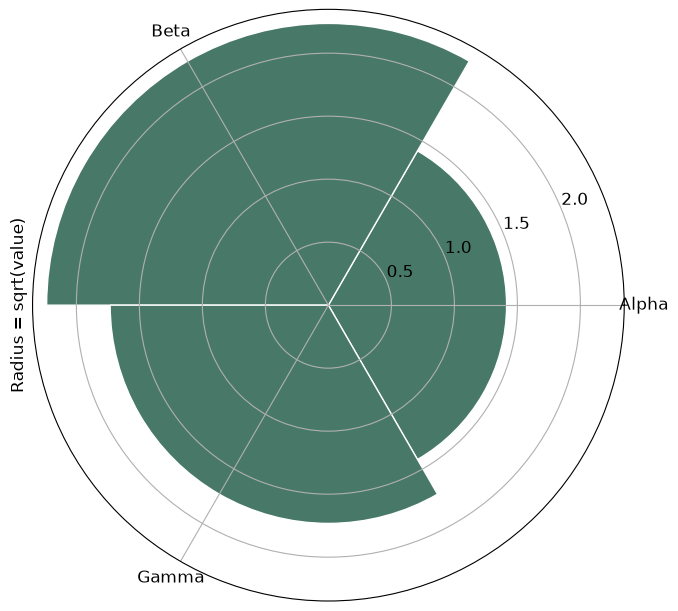

Write the Python code that produced this figure.
# Tuyan deterministic figure renderer v1; values are immutable source data.
import json
import math
import numpy as np
import matplotlib
matplotlib.use('Agg')
import matplotlib.pyplot as plt
from matplotlib.patches import Circle
from matplotlib.colors import ListedColormap, BoundaryNorm
d = json.loads("{\"type\":\"rose\",\"rows\":[{\"label\":\"Alpha\",\"value\":2},{\"label\":\"Beta\",\"value\":5},{\"label\":\"Gamma\",\"value\":3}],\"units\":{\"value\":\"dimensionless\",\"x\":\"dimensionless\",\"y\":\"dimensionless\",\"size\":\"dimensionless\",\"low\":\"dimensionless\",\"high\":\"dimensionless\",\"start\":\"dimensionless\",\"end\":\"dimensionless\",\"effect\":\"dimensionless\",\"p\":\"dimensionless\",\"mean\":\"dimensionless\",\"fpr\":\"dimensionless\",\"tpr\":\"dimensionless\",\"recall\":\"dimensionless\",\"precision\":\"dimensionless\",\"predicted\":\"dimensionless\",\"observed\":\"dimensionless\",\"count\":\"dimensionless\",\"a\":\"dimensionless\",\"b\":\"dimensionless\",\"se\":\"dimensionless\",\"u\":\"dimensionless\",\"v\":\"dimensionless\",\"time\":\"dimensionless\",\"event\":\"dimensionless\"},\"options\":{\"bandwidth\":0.5,\"bins\":5,\"nullValue\":0,\"initialValue\":0,\"levels\":[0.5,1,1.5]},\"analysis\":{\"method\":\"pca\",\"description\":\"Synthetic precomputed QA values; not a statistical analysis of research data.\",\"pKind\":\"p\"},\"variants\":[],\"pixels\":1024,\"plotStyle\":{\"width\":9,\"height\":6,\"fontSize\":12}}")
r, kind, opt = d['rows'], d['type'], d['options']
plt.rcParams.update({'font.size':d['plotStyle']['fontSize']})
fig, ax = plt.subplots(figsize=(d['plotStyle']['width'], d['plotStyle']['height']), layout='constrained')
fig.set_facecolor('white')
fig._tuyan_target_pixels = d['pixels']
colors = ['#487968','#c58b53','#647da6','#a77592','#a5a659']
labels = [str(row.get('label',i+1)) for i,row in enumerate(r)]
unit = d['units']
def col(name):
    return np.array([row[name] for row in r], dtype=float)
def grouped():
    names = list(dict.fromkeys([str(row.get('group','Data')) for row in r]))
    return names, [np.array([row['value'] for row in r if str(row.get('group','Data')) == name], dtype=float) for name in names]
def density(values):
    # User-specified positive bandwidth; no concealed automatic inference.
    bw=float(opt['bandwidth'])
    grid=np.linspace(float(min(values))-3*bw,float(max(values))+3*bw,256)
    z=(grid[:,None]-values[None,:])/bw
    return grid,np.exp(-0.5*z*z).mean(axis=1)/(bw*math.sqrt(2*math.pi))
if kind in ['bar','dotplot','lollipop','forest']:
    y=np.arange(len(r)); values=col('value')
    if kind=='bar':
        bars=ax.barh(y,values,color=colors[0]); assert np.allclose([b.get_width() for b in bars],values)
    elif kind=='lollipop':
        ax.hlines(y,0,values,color=colors[0]); ax.scatter(values,y,color=colors[0])
    elif kind=='forest':
        ax.errorbar(values,y,xerr=np.vstack([values-col('low'),col('high')-values]),fmt='o',color=colors[0],capsize=3)
        ax.axvline(float(opt['nullValue']),color='#969e96',linestyle='--')
    else: ax.scatter(values,y,color=colors[0])
    ax.set_yticks(y,labels);ax.invert_yaxis();ax.set_xlabel(unit['value'])
elif kind in ['dumbbell','gantt']:
    y=np.arange(len(r));start,end=col('start'),col('end')
    if kind=='gantt': ax.barh(y,end-start,left=start,color=colors[0])
    else:
        ax.hlines(y,start,end,color='#9da99e');ax.scatter(start,y,label=opt.get('startLabel','Start'),color=colors[0]);ax.scatter(end,y,label=opt.get('endLabel','End'),color=colors[1]);ax.legend()
    ax.set_yticks(y,labels);ax.invert_yaxis();ax.set_xlabel(unit['start'])
elif kind=='waterfall':
    values=col('value');start=float(opt['initialValue'])+np.r_[0,np.cumsum(values)[:-1]]
    ax.bar(np.arange(len(r)),values,bottom=start,color=[colors[0] if v>=0 else colors[1] for v in values]);ax.set_xticks(np.arange(len(r)),labels,rotation=30);ax.set_ylabel(unit['value']);ax.axhline(0,color='#adb3a9')
elif kind=='histogram':
    values=col('value');counts,edges=np.histogram(values,bins=opt['bins'])
    assert int(counts.sum())==len(values)
    artists=ax.bar(edges[:-1],counts,width=np.diff(edges),align='edge',color=colors[0],edgecolor='white')
    assert np.allclose([p.get_height() for p in artists],counts)
    ax.set_xlabel(unit['value']);ax.set_ylabel('Count')
elif kind=='stripplot':
    names,groups=grouped()
    for i,values in enumerate(groups):ax.scatter(np.full(len(values),i),values,color=colors[i%len(colors)],s=22,alpha=.7)
    ax.set_xticks(np.arange(len(names)),names);ax.set_ylabel(unit['value'])
elif kind in ['boxplot','violin','raincloud','density','ridgeline']:
    names,groups=grouped()
    if kind=='boxplot': ax.boxplot(groups,whis=1.5,showfliers=True);ax.set_xticks(np.arange(len(names))+1,names);ax.set_ylabel(unit['value'])
    elif kind=='violin':
        # bw_method is explicit to avoid a hidden bandwidth choice.
        ax.violinplot(groups,showmeans=False,showmedians=True,bw_method=float(opt['bandwidth']));ax.set_xticks(np.arange(len(names))+1,names);ax.set_ylabel(unit['value'])
    else:
        for i,values in enumerate(groups):
            grid,pdf=density(values); color=colors[i%len(colors)]
            if kind=='density': ax.plot(grid,pdf,color=color,label=names[i])
            else:
                base=float(i);scale=0.65/max(pdf) if max(pdf)>0 else 1
                ax.fill_between(grid,base,base+pdf*scale,color=color,alpha=0.45)
                if kind=='raincloud':
                    ax.scatter(values,np.full(len(values),base-0.15),color=color,s=15)
                    ax.boxplot([values],positions=[base-0.35],vert=False,widths=.15,whis=1.5,manage_ticks=False)
        ax.set_xlabel(unit['value'])
        if kind=='density':ax.set_ylabel('Density');ax.legend()
        else:ax.set_yticks(np.arange(len(names)),names)
elif kind=='ecdf':
    values=np.sort(col('value')); p=np.arange(1,len(values)+1)/len(values)
    line=ax.step(values,p,where='post',color=colors[0])[0];assert np.allclose(line.get_ydata(),p)
    ax.set_xlabel(unit['value']);ax.set_ylabel('Cumulative proportion');ax.set_ylim(0,1)
elif kind in ['line','area','scatter','bubble','ordination','ma_plot','volcano','roc','pr_curve','calibration','bland_altman','funnel_meta']:
    xname,yname='x','y'
    if kind=='ma_plot':xname,yname='mean','effect'
    if kind=='roc':xname,yname='fpr','tpr'
    if kind=='pr_curve':xname,yname='recall','precision'
    if kind=='calibration':xname,yname='predicted','observed'
    if kind=='funnel_meta':xname,yname='effect','se'
    if kind=='volcano':x=col('effect');y=-np.log10(col('p'));xlabel='Effect ('+unit['effect']+')';ylabel='-log10('+d['analysis']['pKind']+')'
    elif kind=='bland_altman':
        a,b=col('a'),col('b');x=(a+b)/2;y=a-b;bias=np.mean(y);sd=np.std(y,ddof=1)
        for line,label in [(bias,'Mean difference'),(bias-1.96*sd,'Lower agreement limit'),(bias+1.96*sd,'Upper agreement limit')]:ax.axhline(line,color='#9a9f96',linestyle='--',label=label)
        ax.legend(fontsize=8);xlabel='Mean ('+unit['a']+')';ylabel='A - B ('+unit['a']+')'
    else:x,y=col(xname),col(yname);xlabel=xname+' ('+unit[xname]+')';ylabel=yname+' ('+unit[yname]+')'
    if kind in ['line','area','roc','pr_curve','calibration']:
        order=np.lexsort((y,x)) if kind=='roc' else np.argsort(x,kind='stable');x,y=x[order],y[order]
        artist=ax.plot(x,y,color=colors[0],marker='o',markersize=3)[0];assert np.allclose(artist.get_ydata(),y)
        if kind=='area':ax.fill_between(x,0,y,color=colors[0],alpha=.25)
    else:
        artist=ax.scatter(x,y,s=col('size')*float(opt.get('areaScale',20)) if kind=='bubble' else 26,color=colors[0]);assert np.allclose(artist.get_offsets(),np.column_stack([x,y]))
    ax.set_xlabel(xlabel);ax.set_ylabel(ylabel)
    if kind=='bubble':
        handles,legend_labels=artist.legend_elements(prop='sizes',num=3,func=lambda size:size/float(opt.get('areaScale',20)))
        ax.legend(handles,legend_labels,title='Area ('+unit['size']+')',fontsize=8)
    if kind in ['roc','calibration']:ax.plot([0,1],[0,1],linestyle='--',color='#adb3a9');ax.set_xlim(0,1);ax.set_ylim(0,1)
    if kind=='pr_curve':ax.set_xlim(0,1);ax.set_ylim(0,1)
    if kind=='funnel_meta':ax.invert_yaxis()
    if kind=='ordination':ax.text(.01,1.02,d['analysis']['method'].upper(),transform=ax.transAxes,fontsize=10)
elif kind in ['heatmap','adjacency_matrix','correlation_matrix','confusion_matrix','bubble_matrix','binary_matrix']:
    names_y=list(dict.fromkeys([str(row['row']) for row in r]));names_x=list(dict.fromkeys([str(row['column']) for row in r]))
    matrix=np.full((len(names_y),len(names_x)),np.nan)
    for row in r:matrix[names_y.index(str(row['row'])),names_x.index(str(row['column']))]=row['value']
    if kind=='bubble_matrix':
        for row in r:ax.scatter(names_x.index(str(row['column'])),names_y.index(str(row['row'])),s=row['value']*float(opt.get('areaScale',25)),color=colors[0])
        ax.invert_yaxis()
    elif kind=='binary_matrix':
        cmap=ListedColormap(['#f1f3ed','#487968']);cmap.set_bad('#b7b9b2')
        img=ax.pcolormesh(np.arange(len(names_x)+1)-.5,np.arange(len(names_y)+1)-.5,matrix,cmap=cmap,norm=BoundaryNorm([-.5,.5,1.5],2),shading='flat');ax.invert_yaxis();fig.colorbar(img,ax=ax,ticks=[0,1],label='0 absent / 1 present; grey missing')
        assert np.allclose(img.get_array(),matrix,equal_nan=True)
    else:
        img=ax.pcolormesh(np.arange(len(names_x)+1)-.5,np.arange(len(names_y)+1)-.5,matrix,cmap='RdBu_r' if kind=='correlation_matrix' else 'viridis',vmin=-1 if kind=='correlation_matrix' else None,vmax=1 if kind=='correlation_matrix' else None,shading='flat');ax.invert_yaxis();fig.colorbar(img,ax=ax,label=unit['value'])
        assert np.allclose(img.get_array(),matrix,equal_nan=True)
    ax.set_xticks(np.arange(len(names_x)),names_x,rotation=40,ha='right');ax.set_yticks(np.arange(len(names_y)),names_y)
    if kind=='confusion_matrix':ax.set_xlabel('Predicted class');ax.set_ylabel('True class')
elif kind=='pie':
    values=col('value');wedges,_=ax.pie(values,labels=labels,colors=colors,normalize=True)
    assert np.allclose([(w.theta2-w.theta1)/360 for w in wedges],values/sum(values),atol=1e-6)
elif kind=='rose':
    fig.delaxes(ax);ax=fig.add_subplot(111,projection='polar');values=col('value');theta=np.arange(len(r))*2*np.pi/len(r)
    ax.bar(theta,np.sqrt(values),width=2*np.pi/len(r),color=colors[0],edgecolor='white');ax.set_xticks(theta,labels);ax.set_ylabel('Radius = sqrt(value)')
elif kind in ['gene_track','protein_domain']:
    start,end=col('start'),col('end');ax.barh(np.arange(len(r)),end-start,left=start,color=colors[0]);ax.set_yticks(np.arange(len(r)),labels);ax.set_xlabel(unit['start']);ax.invert_yaxis()
elif kind=='vector_field':
    artist=ax.quiver(col('x'),col('y'),col('u'),col('v'),angles='xy',scale_units='xy',scale=1,color=colors[0]);ax.set_xlabel(unit['x']);ax.set_ylabel(unit['y']);ax.set_aspect('equal')
elif kind=='contour':
    xs=np.unique(col('x'));ys=np.unique(col('y'));z=np.full((len(ys),len(xs)),np.nan)
    for row in r:z[list(ys).index(row['y']),list(xs).index(row['x'])]=row['value']
    cs=ax.contour(xs,ys,z,levels=opt['levels'])
    for label in ax.clabel(cs,inline=False,fontsize=8):label.set_bbox({'facecolor':'white','edgecolor':'none','pad':1})
    ax.set_xlabel(unit['x']);ax.set_ylabel(unit['y'])
elif kind=='kaplan_meier':
    names=list(dict.fromkeys([str(row.get('group','Data')) for row in r]))
    for i,name in enumerate(names):
        data=[row for row in r if str(row.get('group','Data'))==name];times=sorted(set(row['time'] for row in data));xs=[0.];ys=[1.];s=1.
        for t in times:
            risk=sum(row['time']>=t for row in data);events=sum(row['time']==t and row['event']==1 for row in data)
            s=s*(1-events/risk);xs.append(t);ys.append(s)
            cens=sum(row['time']==t and row['event']==0 for row in data)
            if cens:ax.plot(t,s,marker='+',color=colors[i%len(colors)])
        ax.step(xs,ys,where='post',label=name,color=colors[i%len(colors)])
    ax.set_ylim(0,1.03);ax.set_ylabel('Survival probability (no CI estimated)');ax.set_xlabel(unit['time']);ax.legend()
elif kind in ['venn','upset']:
    names=[row['set'] for row in r];sets=[set(row['members']) for row in r];members=set().union(*sets);counts={}
    for item in members:
        mask=tuple(item in s for s in sets);counts[mask]=counts.get(mask,0)+1
    if kind=='venn':
        for x,color,name in [(0.4,colors[0],names[0]),(.65,colors[1],names[1])]:ax.add_patch(Circle((x,.5),.23,facecolor=color,alpha=.25));ax.text(x,.78,name,ha='center')
        for x,key in [(.29,(True,False)),(.525,(True,True)),(.76,(False,True))]:ax.text(x,.5,str(counts.get(key,0)),ha='center')
        ax.set_xlim(0,1.05);ax.set_ylim(0,1);ax.set_aspect('equal');ax.axis('off');ax.text(.5,.1,'Areas are schematic; labels show exact counts',ha='center',fontsize=8)
    else:
        masks=sorted(counts,key=lambda m:(-counts[m],m));ax.bar(np.arange(len(masks)),[counts[m] for m in masks],color=colors[0]);ax.set_xticks(np.arange(len(masks)),[' & '.join(names[i] for i,v in enumerate(m) if v) for m in masks],rotation=35,ha='right');ax.set_ylabel('Exclusive intersection size')
        # Membership matrix below bars is necessary to distinguish UpSet from a bar chart.
        matrix_ax=ax.inset_axes([0,-.48,1,.27]);matrix_ax.set_xlim(-.5,len(masks)-.5)
        for j,m in enumerate(masks):
            ys=[i for i,v in enumerate(m) if v];matrix_ax.plot([j]*len(ys),ys,color=colors[0]);matrix_ax.scatter([j]*len(names),np.arange(len(names)),color=[colors[0] if v else '#dde1d8' for v in m])
        matrix_ax.set_yticks(np.arange(len(names)),names);matrix_ax.set_xticks([]);matrix_ax.invert_yaxis()

checks={}
computed={}
def audit(name,actual,expected,atol=1e-8):
    a=np.asarray(actual,dtype=float);e=np.asarray(expected,dtype=float)
    assert a.shape==e.shape and np.allclose(a,e,rtol=1e-7,atol=atol,equal_nan=True), 'Numeric artist mismatch: '+name
    mask=np.isfinite(a)&np.isfinite(e)
    error=float(np.max(np.abs(a[mask]-e[mask]))) if np.any(mask) else 0.
    checks[name]={'count':int(a.size),'absoluteError':error,'passed':True}
if kind=='bar':audit('bar_widths',[p.get_width() for p in ax.patches],col('value'))
elif kind in ['dotplot','lollipop']:audit('point_values',ax.collections[-1].get_offsets()[:,0],col('value'))
elif kind=='forest':
    audit('point_estimates',ax.lines[0].get_xdata(),col('value'))
    audit('intervals',np.array(ax.collections[0].get_segments())[:,:,0],np.column_stack([col('low'),col('high')]))
elif kind=='dumbbell':
    audit('start_points',ax.collections[1].get_offsets()[:,0],col('start'));audit('end_points',ax.collections[2].get_offsets()[:,0],col('end'))
elif kind=='gantt':
    audit('interval_start',[p.get_x() for p in ax.patches],col('start'));audit('interval_width',[p.get_width() for p in ax.patches],col('end')-col('start'))
elif kind=='waterfall':
    audit('increments',[p.get_height() for p in ax.patches],col('value'));audit('cumulative_baselines',[p.get_y() for p in ax.patches],float(opt['initialValue'])+np.r_[0,np.cumsum(col('value'))[:-1]])
    computed['cumulativeValues']=(float(opt['initialValue'])+np.cumsum(col('value'))).tolist()
elif kind=='histogram':
    audit('bin_heights',[p.get_height() for p in ax.patches],counts);audit('total_count',[sum(p.get_height() for p in ax.patches)],[len(r)]);computed['binEdges']=edges.tolist();computed['binCounts']=counts.tolist()
elif kind=='stripplot':
    for i,values in enumerate(groups):audit('observations_'+str(i),ax.collections[i].get_offsets()[:,1],values)
elif kind=='boxplot':
    for i,values in enumerate(groups):audit('median_'+str(i),ax.lines[i*7+5].get_ydata(),[np.median(values)]*2)
elif kind=='violin':
    medians=ax.collections[-1].get_segments();audit('medians',[x[0,1] for x in medians],[np.median(v) for v in groups])
elif kind in ['density','ridgeline','raincloud']:
    computed['bandwidth']=float(opt['bandwidth']);computed['groupSizes']=[len(v) for v in groups]
    for i,values in enumerate(groups):
        grid,pdf=density(values)
        if kind=='density':audit('density_'+str(i),ax.lines[i].get_ydata(),pdf)
        else:
            top=np.column_stack([grid,i+pdf*(.65/max(pdf))]);bottom=np.column_stack([grid,np.full(len(grid),i)])
            expected=np.vstack([top[0],bottom,top[-1],top[::-1],top[0]])
            audit('density_polygon_'+str(i),ax.collections[i*(2 if kind=='raincloud' else 1)].get_paths()[0].vertices,expected)
        if kind=='raincloud':audit('observations_'+str(i),ax.collections[i*2+1].get_offsets()[:,0],values)
elif kind=='ecdf':
    audit('ecdf_sorted_values',ax.lines[0].get_xdata(),np.sort(col('value')));audit('ecdf_probability',ax.lines[0].get_ydata(),np.arange(1,len(r)+1)/len(r))
elif kind in ['line','area','roc','pr_curve','calibration']:audit('plotted_xy',np.column_stack([artist.get_xdata(),artist.get_ydata()]),np.column_stack([x,y]))
elif kind in ['scatter','bubble','ordination','ma_plot','volcano','bland_altman','funnel_meta']:
    audit('point_coordinates',artist.get_offsets(),np.column_stack([x,y]))
    if kind=='bubble':audit('marker_area',artist.get_sizes(),col('size')*float(opt.get('areaScale',20)))
    if kind=='volcano':computed['negativeLog10P']=y.tolist()
    if kind=='bland_altman':
        audit('agreement_limits',[ln.get_ydata()[0] for ln in ax.lines[:3]],[bias,bias-1.96*sd,bias+1.96*sd]);computed.update({'meanDifference':float(bias),'sampleSdDifference':float(sd),'limits':[float(bias-1.96*sd),float(bias+1.96*sd)]})
elif kind in ['heatmap','adjacency_matrix','correlation_matrix','confusion_matrix','binary_matrix']:audit('matrix_cells',img.get_array(),matrix);computed['missingCells']=int(np.isnan(matrix).sum())
elif kind=='bubble_matrix':audit('marker_areas',[c.get_sizes()[0] for c in ax.collections],col('value')*float(opt.get('areaScale',25)))
elif kind=='pie':audit('angular_proportions',[(w.theta2-w.theta1)/360 for w in wedges],col('value')/sum(col('value')),1e-6)
elif kind=='rose':audit('area_proportions',[p.get_height()**2 for p in ax.patches],col('value'))
elif kind=='vector_field':audit('vectors',np.column_stack([artist.U,artist.V]),np.column_stack([col('u'),col('v')]))
elif kind=='contour':
    audit('contour_levels',cs.levels,opt['levels'])
    for level,path in zip(cs.levels,cs.get_paths()):
        points=path.vertices
        if len(points)==0:continue
        assert np.all(points[:,0]>=xs[0]) and np.all(points[:,0]<=xs[-1]) and np.all(points[:,1]>=ys[0]) and np.all(points[:,1]<=ys[-1]), 'Contour outside data grid'
        ix=np.clip(np.searchsorted(xs,points[:,0],side='right')-1,0,len(xs)-2);iy=np.clip(np.searchsorted(ys,points[:,1],side='right')-1,0,len(ys)-2)
        tx=(points[:,0]-xs[ix])/(xs[ix+1]-xs[ix]);ty=(points[:,1]-ys[iy])/(ys[iy+1]-ys[iy])
        interpolated=(1-tx)*(1-ty)*z[iy,ix]+tx*(1-ty)*z[iy,ix+1]+(1-tx)*ty*z[iy+1,ix]+tx*ty*z[iy+1,ix+1]
        audit('contour_vertices_'+str(float(level)),interpolated,np.full(len(points),level))
    computed['gridShape']=list(z.shape)
elif kind=='kaplan_meier':
    survival_lines=[ln for ln in ax.lines if ln.get_drawstyle()=='steps-post']
    for i,name in enumerate(names):
        data=[row for row in r if str(row.get('group','Data'))==name];prob=1.;expected=[1.]
        for t in sorted(set(row['time'] for row in data)):
            prob*=1-sum(row['time']==t and row['event']==1 for row in data)/sum(row['time']>=t for row in data);expected.append(prob)
        audit('survival_'+str(i),survival_lines[i].get_ydata(),expected)
        computed[name]={'survival':expected}
elif kind=='venn':audit('intersection_labels',[float(t.get_text()) for t in ax.texts[2:5]],[counts.get((True,False),0),counts.get((True,True),0),counts.get((False,True),0)])
elif kind=='upset':audit('exclusive_intersections',[p.get_height() for p in ax.patches],[counts[m] for m in masks]);audit('union_size',[sum(p.get_height() for p in ax.patches)],[len(members)])
assert checks, 'Missing numeric audit for '+kind
fig._tuyan_validation={'typeId':kind,'checks':checks,'computations':computed,'analysis':d['analysis'],'suppliedFields':list(r[0]),'dataSourcePolicy':'User supplied values; artist checks do not establish source authenticity or study validity.'}

for collection in fig.findobj(matplotlib.collections.Collection):collection.set_rasterized(False)
for spine in ['top','right']:
    if spine in ax.spines: ax.spines[spine].set_visible(False)
